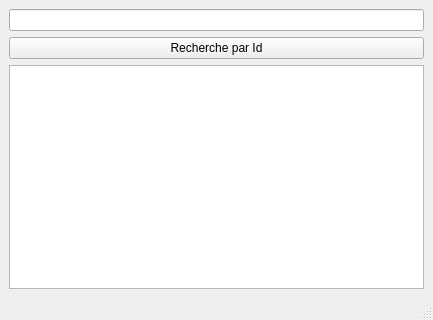
<?xml version="1.0" encoding="UTF-8"?>
<ui version="4.0">
 <class>ViewElement</class>
 <widget class="QMainWindow" name="ViewElement">
  <property name="geometry">
   <rect>
    <x>0</x>
    <y>0</y>
    <width>433</width>
    <height>320</height>
   </rect>
  </property>
  <property name="windowTitle">
   <string>MainWindow</string>
  </property>
  <widget class="QWidget" name="centralwidget">
   <layout class="QVBoxLayout" name="verticalLayout">
    <item>
     <widget class="QLineEdit" name="lineEdit"/>
    </item>
    <item>
     <widget class="QPushButton" name="pushButton">
      <property name="text">
       <string>Recherche par Id</string>
      </property>
     </widget>
    </item>
    <item>
     <widget class="QTableWidget" name="tableWidget"/>
    </item>
   </layout>
  </widget>
  <widget class="QMenuBar" name="menubar">
   <property name="geometry">
    <rect>
     <x>0</x>
     <y>0</y>
     <width>433</width>
     <height>17</height>
    </rect>
   </property>
  </widget>
  <widget class="QStatusBar" name="statusbar"/>
 </widget>
 <resources/>
 <connections/>
</ui>
